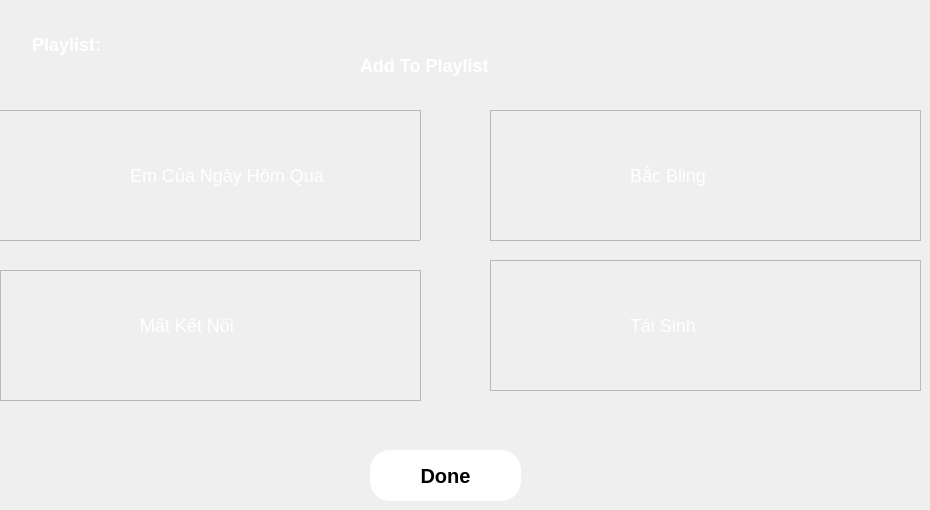
   <widget class="QWidget" name="page_3">
    <widget class="QLabel" name="label_2">
     <property name="geometry">
      <rect>
       <x>360</x>
       <y>40</y>
       <width>151</width>
       <height>51</height>
      </rect>
     </property>
     <property name="styleSheet">
      <string notr="true">font-weight: bold;
  etter-spacing: 0.5px;
color:rgb(255, 255, 255);
font-size: 18px;
</string>
     </property>
     <property name="text">
      <string>Add To Playlist</string>
     </property>
    </widget>
    <widget class="QPushButton" name="pushButton_6">
     <property name="geometry">
      <rect>
       <x>20</x>
       <y>30</y>
       <width>93</width>
       <height>29</height>
      </rect>
     </property>
     <property name="styleSheet">
      <string notr="true">font-weight: bold;
etter-spacing: 0.5px;
color:rgb(255, 255, 255);
font-size: 18px;
background:none;
border:none</string>
     </property>
     <property name="text">
      <string>Playlist:</string>
     </property>
    </widget>
    <widget class="QPushButton" name="pushButton_7">
     <property name="geometry">
      <rect>
       <x>340</x>
       <y>140</y>
       <width>111</width>
       <height>61</height>
      </rect>
     </property>
     <property name="styleSheet">
      <string notr="true">background:none;
border:none</string>
     </property>
     <property name="text">
      <string/>
     </property>
     <property name="icon">
      <iconset>
       <normaloff>../img/circle-regular.svg</normaloff>../img/circle-regular.svg</iconset>
     </property>
     <property name="iconSize">
      <size>
       <width>50</width>
       <height>50</height>
      </size>
     </property>
    </widget>
    <widget class="QLabel" name="label_22">
     <property name="geometry">
      <rect>
       <x>20</x>
       <y>290</y>
       <width>81</width>
       <height>81</height>
      </rect>
     </property>
     <property name="styleSheet">
      <string notr="true"/>
     </property>
     <property name="text">
      <string/>
     </property>
     <property name="pixmap">
      <pixmap>../img/z6565142229589_4d2c9fcab1852a83f9480390dd317c4e.jpg</pixmap>
     </property>
     <property name="scaledContents">
      <bool>true</bool>
     </property>
    </widget>
    <widget class="QLabel" name="label_23">
     <property name="geometry">
      <rect>
       <x>140</x>
       <y>310</y>
       <width>201</width>
       <height>31</height>
      </rect>
     </property>
     <property name="styleSheet">
      <string notr="true">etter-spacing: 0.5px;
color:rgb(255, 255, 255);
font-size: 18px;</string>
     </property>
     <property name="text">
      <string>Mất Kết Nối</string>
     </property>
    </widget>
    <widget class="QPushButton" name="pushButton_8">
     <property name="geometry">
      <rect>
       <x>340</x>
       <y>290</y>
       <width>111</width>
       <height>61</height>
      </rect>
     </property>
     <property name="styleSheet">
      <string notr="true">background:none;
border:none</string>
     </property>
     <property name="text">
      <string/>
     </property>
     <property name="icon">
      <iconset>
       <normaloff>../img/circle-regular.svg</normaloff>../img/circle-regular.svg</iconset>
     </property>
     <property name="iconSize">
      <size>
       <width>50</width>
       <height>50</height>
      </size>
     </property>
    </widget>
    <widget class="QFrame" name="frame">
     <property name="geometry">
      <rect>
       <x>-10</x>
       <y>110</y>
       <width>431</width>
       <height>131</height>
      </rect>
     </property>
     <property name="frameShape">
      <enum>QFrame::Shape::StyledPanel</enum>
     </property>
     <property name="frameShadow">
      <enum>QFrame::Shadow::Raised</enum>
     </property>
     <widget class="QLabel" name="label">
      <property name="geometry">
       <rect>
        <x>30</x>
        <y>30</y>
        <width>81</width>
        <height>81</height>
       </rect>
      </property>
      <property name="styleSheet">
       <string notr="true"/>
      </property>
      <property name="text">
       <string/>
      </property>
      <property name="pixmap">
       <pixmap>../img/z6565114390107_1053d1259e768448bbed37d712417041.jpg</pixmap>
      </property>
      <property name="scaledContents">
       <bool>true</bool>
      </property>
     </widget>
     <widget class="QLabel" name="label_17">
      <property name="geometry">
       <rect>
        <x>140</x>
        <y>50</y>
        <width>201</width>
        <height>31</height>
       </rect>
      </property>
      <property name="styleSheet">
       <string notr="true">etter-spacing: 0.5px;
color:rgb(255, 255, 255);
font-size: 18px;</string>
      </property>
      <property name="text">
       <string>Em Của Ngày Hôm Qua</string>
      </property>
     </widget>
    </widget>
    <widget class="QFrame" name="frame_2">
     <property name="geometry">
      <rect>
       <x>490</x>
       <y>110</y>
       <width>431</width>
       <height>131</height>
      </rect>
     </property>
     <property name="frameShape">
      <enum>QFrame::Shape::StyledPanel</enum>
     </property>
     <property name="frameShadow">
      <enum>QFrame::Shadow::Raised</enum>
     </property>
     <widget class="QLabel" name="label_26">
      <property name="geometry">
       <rect>
        <x>30</x>
        <y>30</y>
        <width>81</width>
        <height>81</height>
       </rect>
      </property>
      <property name="styleSheet">
       <string notr="true"/>
      </property>
      <property name="text">
       <string/>
      </property>
      <property name="pixmap">
       <pixmap>../img/z6565170373515_ba2aeac2b06b9103f36f7c72b0168d5e.jpg</pixmap>
      </property>
      <property name="scaledContents">
       <bool>true</bool>
      </property>
     </widget>
     <widget class="QLabel" name="label_27">
      <property name="geometry">
       <rect>
        <x>140</x>
        <y>50</y>
        <width>201</width>
        <height>31</height>
       </rect>
      </property>
      <property name="styleSheet">
       <string notr="true">etter-spacing: 0.5px;
color:rgb(255, 255, 255);
font-size: 18px;</string>
      </property>
      <property name="text">
       <string>Bắc Bling</string>
      </property>
     </widget>
     <widget class="QPushButton" name="pushButton_9">
      <property name="geometry">
       <rect>
        <x>340</x>
        <y>30</y>
        <width>111</width>
        <height>61</height>
       </rect>
      </property>
      <property name="styleSheet">
       <string notr="true">background:none;
border:none</string>
      </property>
      <property name="text">
       <string/>
      </property>
      <property name="icon">
       <iconset>
        <normaloff>../img/circle-regular.svg</normaloff>../img/circle-regular.svg</iconset>
      </property>
      <property name="iconSize">
       <size>
        <width>50</width>
        <height>50</height>
       </size>
      </property>
     </widget>
    </widget>
    <widget class="QFrame" name="frame_3">
     <property name="geometry">
      <rect>
       <x>490</x>
       <y>260</y>
       <width>431</width>
       <height>131</height>
      </rect>
     </property>
     <property name="frameShape">
      <enum>QFrame::Shape::StyledPanel</enum>
     </property>
     <property name="frameShadow">
      <enum>QFrame::Shadow::Raised</enum>
     </property>
     <widget class="QLabel" name="label_30">
      <property name="geometry">
       <rect>
        <x>30</x>
        <y>30</y>
        <width>81</width>
        <height>81</height>
       </rect>
      </property>
      <property name="styleSheet">
       <string notr="true"/>
      </property>
      <property name="text">
       <string/>
      </property>
      <property name="pixmap">
       <pixmap>../img/z6565175587746_eb8f98ae579a50c9db81346956f12136.jpg</pixmap>
      </property>
      <property name="scaledContents">
       <bool>true</bool>
      </property>
     </widget>
     <widget class="QLabel" name="label_31">
      <property name="geometry">
       <rect>
        <x>140</x>
        <y>50</y>
        <width>201</width>
        <height>31</height>
       </rect>
      </property>
      <property name="styleSheet">
       <string notr="true">etter-spacing: 0.5px;
color:rgb(255, 255, 255);
font-size: 18px;</string>
      </property>
      <property name="text">
       <string>Tái Sinh</string>
      </property>
     </widget>
     <widget class="QPushButton" name="pushButton_11">
      <property name="geometry">
       <rect>
        <x>340</x>
        <y>30</y>
        <width>111</width>
        <height>61</height>
       </rect>
      </property>
      <property name="styleSheet">
       <string notr="true">background:none;
border:none</string>
      </property>
      <property name="text">
       <string/>
      </property>
      <property name="icon">
       <iconset>
        <normaloff>../img/circle-regular.svg</normaloff>../img/circle-regular.svg</iconset>
      </property>
      <property name="iconSize">
       <size>
        <width>50</width>
        <height>50</height>
       </size>
      </property>
     </widget>
    </widget>
    <widget class="QFrame" name="frame_4">
     <property name="geometry">
      <rect>
       <x>0</x>
       <y>270</y>
       <width>421</width>
       <height>131</height>
      </rect>
     </property>
     <property name="frameShape">
      <enum>QFrame::Shape::StyledPanel</enum>
     </property>
     <property name="frameShadow">
      <enum>QFrame::Shadow::Raised</enum>
     </property>
    </widget>
    <widget class="QPushButton" name="pushButton_12">
     <property name="geometry">
      <rect>
       <x>370</x>
       <y>450</y>
       <width>151</width>
       <height>51</height>
      </rect>
     </property>
     <property name="styleSheet">
      <string notr="true"> background-color: white;
    color: black;
    border: none;
    border-radius: 20px;
    padding: 10px;
    font-weight: bold;
    font-size: 20px;</string>
     </property>
     <property name="text">
      <string>Done</string>
     </property>
    </widget>
    <widget class="QLabel" name="label_61">
     <property name="geometry">
      <rect>
       <x>320</x>
       <y>110</y>
       <width>241</width>
       <height>261</height>
      </rect>
     </property>
     <property name="text">
      <string/>
     </property>
     <property name="pixmap">
      <pixmap>../img/spotify-brands.svg</pixmap>
     </property>
     <property name="scaledContents">
      <bool>true</bool>
     </property>
    </widget>
    <zorder>label_61</zorder>
    <zorder>frame_4</zorder>
    <zorder>frame</zorder>
    <zorder>label_2</zorder>
    <zorder>pushButton_6</zorder>
    <zorder>pushButton_7</zorder>
    <zorder>label_22</zorder>
    <zorder>label_23</zorder>
    <zorder>pushButton_8</zorder>
    <zorder>frame_2</zorder>
    <zorder>frame_3</zorder>
    <zorder>pushButton_12</zorder>
   </widget>
